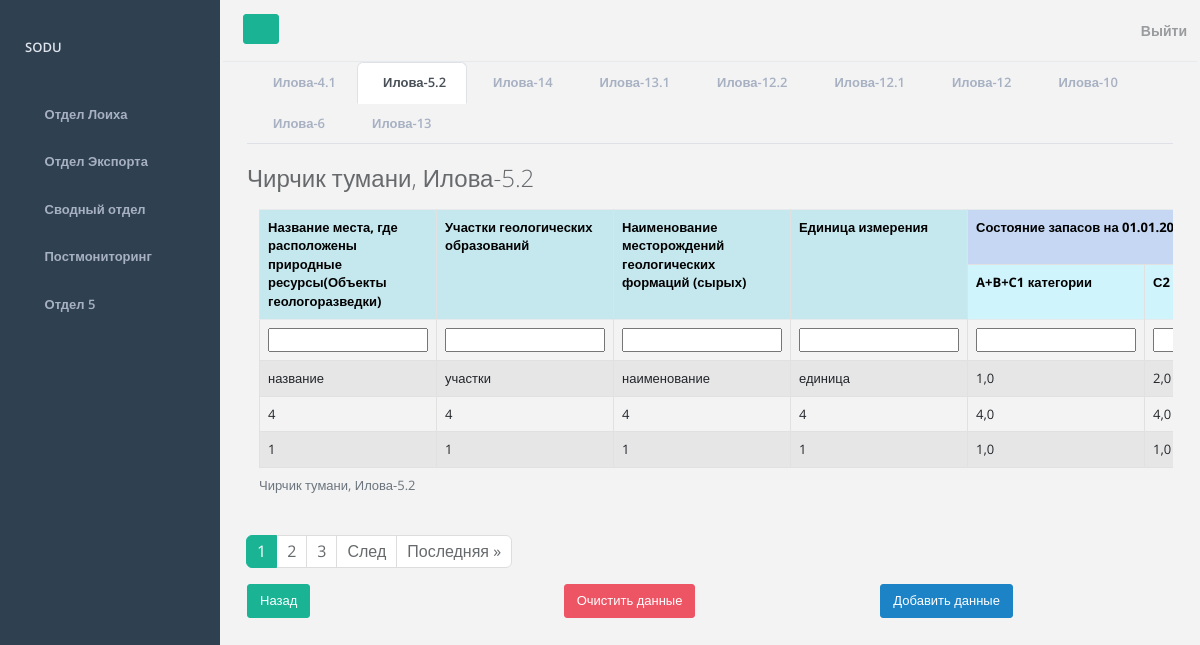
The app's page /form/loiha5.2 (signed in) with its own data.
### mainapp/models.py (models this page shows, shortened)
class CustomUser(AbstractUser):
    district = models.ForeignKey(District, on_delete=models.PROTECT, blank=True, null=True)
    class Meta:
        verbose_name = 'Пользователь'
        verbose_name_plural = 'Пользователи'

class District(models.Model):
    id = models.AutoField(primary_key=True)
    district = models.CharField(max_length=50, verbose_name="Район", blank=True, null=True)
    def __str__(self):
        return self.district
    class Meta:
        verbose_name = 'Район'
        verbose_name_plural = 'Районы'

class Loiha52(models.Model):
    district = models.ForeignKey(District, on_delete=models.PROTECT, verbose_name="Район")
    places_of_exploration = models.CharField(max_length=255, verbose_name="Название места, где расположены природные ресурсы(Объекты геологоразведки)")
    sites_of_geo_formations = models.CharField(max_length=255, verbose_name="Участки геологических образований")
    name_of_formations = models.CharField(max_length=255, verbose_name="Наименование месторождений геологических формаций (сырых)")
    unit = models.CharField(max_length=255, verbose_name="Единица измерения")
    abc_categories = models.FloatField(blank=True, verbose_name="A+B+C1 категории")
    c2_category = models.FloatField(blank=True, verbose_name="С2 категория")
    lvl_development_operational_information = models.CharField(max_length=255, verbose_name="Уровень развития")
    date_license_operational_information = models.CharField(max_length=255, verbose_name="Дата и номер лицензии")
    volume_of_production_2017 = models.FloatField(blank=True, verbose_name="Объем добычи в 2017 г.")
    ministry_and_department = models.CharField(max_length=255, verbose_name="Соответствующее министерство и ведомство")
    confirmed_stock_and_date = models.CharField(max_length=255, verbose_name="Подтвержденный отчет о запасах и его дата")
    comment = models.CharField(max_length=255, blank=True, verbose_name="Комментарий")
    time_create = models.DateTimeField(auto_now_add=True, verbose_name="Дата создания записи")
    time_update = models.DateTimeField(auto_now=True, verbose_name="Дата обновления записи")
    is_published = models.BooleanField(default=True, verbose_name="Опубликовано")
    class Meta:
        verbose_name = 'Таблица 5.2'
        verbose_name_plural = 'Таблицы 5.2'
        ordering = ['-time_create']

### mainapp/views.py (the view)
# urls.py: path('form/loiha5.2', add_data_table_Loiha52, name='form_loiha5.2'),
def add_data_table_Loiha52(request):
    return add_data_table(request, 'loiha52', TableFormLoiha52, 'table_loiha5.2', 'Илова-5.2')

### mainapp/forms.py
class TableFormLoiha52(ModelForm):
    class Meta:
        model = Loiha52
        fields = '__all__'
        exclude = ['district', 'is_published']

### mainapp/utils.py (called while the page is built)
def show_data_table(request, model):
    if request.user.is_authenticated:
        queryset = model.objects.filter(district=request.user.district)
    else:
        return None
    return queryset

def make_context_by_form(data, form, menu, page_obj):
    context = {
        'title': data,
        'form': form,
        'projects_department': menu,
        'page_obj': page_obj
    }
    return context

def paginate_page(request, table_data):
    if not table_data:
        return None                   # можно убрать потом
    paginator = Paginator(table_data, 3)
    page_number = request.GET.get('page')
    page_obj = paginator.get_page(page_number)
    return page_obj

### mainapp/views.py (called while the page is built)
@login_required
def add_data_table(request, model_name, model_form, redirect_url, page_title):
    model = loiha_models.get(model_name, None)
    table_data = show_data_table(request, model)
    page_obj = paginate_page(request, table_data)
    if request.method == 'POST':
        form = model_form(request.POST)
        if form.is_valid():
            try:
                model.objects.create(**form.cleaned_data, district=request.user.district)
                return redirect(redirect_url)
            except:
                form.add_error(None, 'Ошибка добавления данных')
    else:
        form = model_form()
    context = make_context_by_form(page_title, form, projects_department, page_obj)
    return render(request, f'mainapp/forms/form_{model_name}.html', context)

### mainapp/templates/mainapp/forms/form_loiha52.html (shortened to what this page needs)
{% extends 'mainapp/data_table/table_loiha52.html' %}
{% block form %}
<div class="container">
    <form action="{% url 'form_loiha5.2'%}" method="post">
        <tr>
            {% include 'mainapp/forms/components/_form-fields.html' %}
        </tr>
        {% endblock %}
        {% block add_data %}
        {% include 'mainapp/forms/components/_add-info-button.html' %}
        {%endblock%}
{% block export_table %}
{% include 'mainapp/forms/components/_back-button.html' %}
{% endblock %}
{% block view_data%}
{% include 'mainapp/forms/components/_reset-button.html' %}
{% endblock %}

### mainapp/templates/mainapp/data_table/table_loiha52.html (shortened to what this page needs)
{% extends 'mainapp/departments/projects_department.html' %}
{% block table %}
<h2 class="mb-3">
    {% include 'mainapp/data_table/components/table_title.html' %}
</h2>
<div class="container overflow-auto">
    <table class="table table-bordered table-striped">
        <caption>
            {% include 'mainapp/data_table/components/table_title.html' %}
        </caption>
        <tr>
            <th rowspan="2" class="table-info">Название места, где расположены природные ресурсы(Объекты
                геологоразведки)
            </th>
            <th rowspan="2" class="table-info">Участки геологических образований</th>
            <th rowspan="2" class="table-info">Наименование месторождений геологических формаций (сырых)</th>
            <th rowspan="2" class="table-info">Единица измерения</th>
            <th colspan="2" class="table-primary">Состояние запасов на 01.01.2019</th>
        </tr>
        <tr>
            <th class="table-info">A+B+C1 категории</th>
            <th class="table-info">С2 категория</th>
        </tr>
        <tr>
            {% block form %}
            {%endblock%}
        </tr>
        {% for data in page_obj %}
        <tr>
            <td>{{data.places_of_exploration}}</td>
            <td>{{data.sites_of_geo_formations}}</td>
            <td>{{data.name_of_formations}}</td>
            <td>{{data.unit}}</td>
            <td>{{data.abc_categories}}</td>
            <td>{{data.c2_category}}</td>
        </tr>
        {%endfor%}
    </table>
</div>
{% include 'mainapp/pagination.html' %}
{% endblock %}

### mainapp/templates/mainapp/base.html (shortened to what this page needs)
<!DOCTYPE html>
{% load static %}
<html lang="en">
<head>
    <link href="https://cdn.jsdelivr.net/npm/bootstrap@5.2.3/dist/css/bootstrap.min.css" rel="stylesheet"
>
    <link rel="stylesheet" href="{% static 'mainapp/css/font-awesome.min.css' %}">
    <link rel="stylesheet" href="{% static 'mainapp/css/main.css' %}">
</head>
<body>
<div id="wrapper">
    <nav class="navbar-default navbar-static-side" role="navigation">
        <div class="sidebar-collapse">
            <ul class="nav metismenu" id="side-menu">
                <li class="nav-header">
                    <div class="dropdown profile-element">
                        <a data-toggle="dropdown" class="dropdown-toggle" href="#">
                            <span class="block m-t-xs font-bold">{{ request.user.username|upper }}</span>
                        </a>
                    </div>
                </li>
                <li>
                    <a href="{% url 'department_projects' %}"
                    ><i class="fa fa-diamond"></i>
                        <span class="nav-label">Отдел Лоиха</span></a
                    >
                </li>
                <li>
                    <a href="{% url 'department_exports' %}">
                        <i class="fa fa-bar-chart-o"></i>
                        <span class="nav-label">Отдел Экспорта</span>
                    </a>
                </li>
                <li>
                    <a href="{% url 'department_3' %}"
                    ><i class="fa fa-pie-chart"></i>
                        <span class="nav-label">Сводный отдел</span>
                    </a>
                </li>
                <li>
                    <a href="{% url 'department_4' %}"
                    ><i class="fa fa-flask"></i>
                        <span class="nav-label">Постмониторинг</span></a
                    >
                </li>
                <li>
                    <a href="{% url 'department_5' %}">
                        <i class="fa fa-table"></i>
                        <span class="nav-label">Отдел 5</span></a>
                </li>
            </ul>
        </div>
    </nav>
    <div id="page-wrapper" class="gray-bg dashbard-1">
        <div class="row border-bottom">
            <nav
                    class="navbar navbar-static-top"
                    role="navigation"
                    style="margin-bottom: 0"
            >
                <div class="navbar-header">
                    <a
                            class="navbar-minimalize minimalize-styl-2 btn btn-primary"
                            href="#"
                    ><i class="fa fa-bars"></i>
                    </a>
                    <form
                            role="search"
                            class="navbar-form-custom"
                            action="search_results.html"
                    >
                    </form>
                </div>
                <ul class="nav navbar-top-links navbar-right">
                    <li>
                        {% include 'mainapp/header.html' %}
                    </li>
                </ul>
            </nav>
        </div>
        <div class="container">
            <div class="row">
                <div class="col-12">
                    {% block tables %}
                    {% endblock %}
                </div>
                {% if not 'week' in request.get_full_path and not 'filter/month' in request.get_full_path %}
                <div class="col">
                    {% block export_table %}
                    {% endblock %}
                </div>
                {% elif 'week' in request.get_full_path %}
                <div class="col">
                    {% block export_table_week %}
                    {% endblock %}
                </div>
                {% elif 'filter/month' in request.get_full_path %}
                <div class="col">
                    {% block export_table_month %}
                    {% endblock %}
                </div>
                {% endif %}
                <div class="col">
                    {% block view_data %}
                    {% endblock %}
                </div>
                <div class="col">
                    {% block add_data %}
                    {% endblock %}
                </div>
            </div>
        </div>
    </div>
</div>
</body>
</html>

### mainapp/templates/mainapp/data_table/components/table_title.html
{% if request.user.district != None %}
    {{ request.user.district }},
{% endif %}
{{ title }}

### records on screen
CustomUser: user.username "SODU", user.district "Чирчик тумани Чирчик тумани"
Loiha52: places_of_exploration "название", sites_of_geo_formations "участки", name_of_formations "наименование", unit "единица", abc_categories "1,0", c2_category "2,0"
Loiha52: places_of_exploration "4", sites_of_geo_formations "4", name_of_formations "4", unit "4", abc_categories "4,0", c2_category "4,0"
Loiha52: places_of_exploration "1", sites_of_geo_formations "1", name_of_formations "1", unit "1", abc_categories "1,0", c2_category "1,0"

### other values on screen
{{ table.table_name }} "Илова-4.1" "Илова-5.2" "Илова-14" "Илова-13.1" "Илова-12.2" "Илова-12.1" "Илова-12" "Илова-10" "Илова-6" "Илова-13"
{{ title }} "Илова-5.2 Илова-5.2"
{{ p }} "1"
{{ p }} "2" "3"
